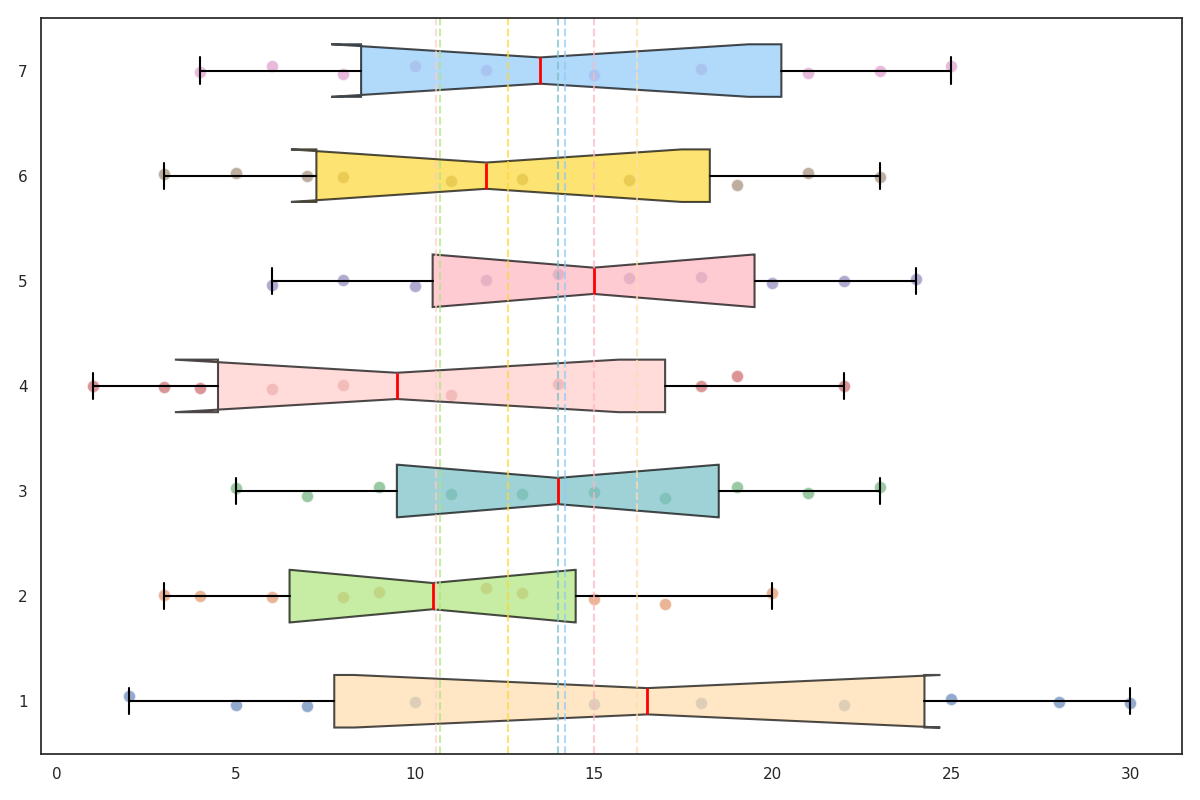

The Python source for this figure:
import matplotlib.pyplot as plt
import numpy as np

central_parks = [2, 5, 7, 10, 15, 18, 22, 25, 28, 30]
eastside_parks = [3, 4, 6, 8, 9, 12, 13, 15, 17, 20]
westend_parks = [5, 7, 9, 11, 13, 15, 17, 19, 21, 23]
north_hills_parks = [1, 3, 4, 6, 8, 11, 14, 18, 19, 22]
southfield_parks = [6, 8, 10, 12, 14, 16, 18, 20, 22, 24]
northeast_parks = [3, 5, 7, 8, 11, 13, 16, 19, 21, 23]
southwest_parks = [4, 6, 8, 10, 12, 15, 18, 21, 23, 25]
park_sizes = [central_parks, eastside_parks, westend_parks, north_hills_parks, southfield_parks, northeast_parks, southwest_parks]

fig, ax = plt.subplots(figsize=(12, 8))

boxes = ax.boxplot(park_sizes, patch_artist=True, notch=True, vert=False,
                   boxprops=dict(color='black', linewidth=1.5),
                   medianprops=dict(color='red', linewidth=2),
                   whiskerprops=dict(color='black', linewidth=1.5),
                   capprops=dict(color='black', linewidth=1.5),
                   flierprops=dict(marker='o', color='black', alpha=0.5, markersize=8))

colors = ['#FFDEAD', '#B0E57C', '#77BFC7', '#FFCCCB', '#FFB6C1', '#FDD835', '#90CAF9']
for patch, color in zip(boxes['boxes'], colors):
    patch.set_facecolor(color)
    patch.set_alpha(0.7)

for i, data in enumerate(park_sizes, start=1):
    x = np.array(data)
    y = np.random.normal(i, 0.04, size=len(x))
    ax.scatter(x, y, alpha=0.6, edgecolor='w', s=80)

mean_sizes = [np.mean(d) for d in park_sizes]
for i, mean in enumerate(mean_sizes, start=1):
    ax.axvline(mean, ls='--', color=colors[i-1], alpha=0.7, linewidth=1.5)

plt.tight_layout()
plt.show()
